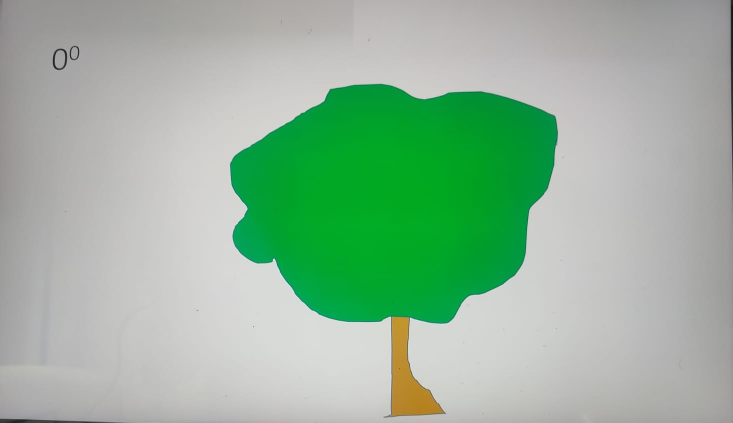
#> input picture melgabay-main/python/img/1000_1.jpg, 1466 x 845 px (shown at 1/2 size); its folder holds only this picture in this run
$ python -i contour.py   (imports and definitions only)
#> lines starting #> are read from the running program, lines starting #| are printed output that depends on the picture; after the words box and inside, x2 and y2 are one past the last pixel; in counts of white or black regions, pixels touching at a corner belong together
"""
Contour Utilities – v2b (HSV-based segmentation + overlay brightening)
--------------------------------------------------------------------------
Optional: Fixed crop (x1, y1, x2, y2) to ignore the background.
Global brightening (alpha/beta) BEFORE the HSV transition.
Configurable HSV threshold to detect the GREEN color of the plant.
Contours drawn in **green** (0, 255, 0) then saved:
contour_overlays/<basename>_full.jpg (full image brightened)
contour_overlays/<basename>_crop.jpg (crop area brightened)
"""

from __future__ import annotations
import cv2, numpy as np, os
from pathlib import Path
from typing import Tuple, Optional, Dict

# ─────────────────────────── Global Settings ───────────────────────────
OVERLAY_DIR = "contour_overlays"
# [1 line not run here, left out]

# Default parameters (modifiable on call)
DEFAULT_CROP   : Optional[Tuple[int, int, int, int]] = None  # (x1, y1, x2, y2)
DEFAULT_ALPHA  : float = 1.4   # contraste
DEFAULT_BETA   : int   = 40    # luminosity
DEFAULT_LOWER_GREEN = np.array([30, 85, 60])
DEFAULT_UPPER_GREEN = np.array([90, 255, 255])
MIN_AREA_THRESHOLD = 1500

__all__ = ["process_and_save"]

# ────────────────────────────────────────────────────────────────────────

def _segment_green(img_bgr: np.ndarray,
                   lower_green: np.ndarray,
                   upper_green: np.ndarray) -> np.ndarray:
    """Returns a binary mask of the green areas (already brightened image)."""
    hsv  = cv2.cvtColor(img_bgr, cv2.COLOR_BGR2HSV)
    mask = cv2.inRange(hsv, lower_green, upper_green)

    kernel = np.ones((5, 5), np.uint8)
    mask   = cv2.morphologyEx(mask, cv2.MORPH_OPEN, kernel)
    mask   = cv2.morphologyEx(mask, cv2.MORPH_CLOSE, kernel)
    return mask

# ────────────────────────────────────────────────────────────────────────

def process_and_save(
    img_path: str,
    *,
    crop: Optional[Tuple[int, int, int, int]] = DEFAULT_CROP,
    alpha: float = DEFAULT_ALPHA,
    beta: int   = DEFAULT_BETA,
    lower_green: np.ndarray = DEFAULT_LOWER_GREEN,
    upper_green: np.ndarray = DEFAULT_UPPER_GREEN,
) -> Dict[str, str | int]:
    """Parses `img_path`, generates two overlays and returns a summary."""
#> called with img_path = 'img/1000_1.jpg', alpha = 1.4, beta = 40, lower_green = array of shape (3,), upper_green = array of shape (3,)
    img = cv2.imread(img_path)
#> img is the input picture: shape (845, 1466, 3); mean B, G, R 156.7, 180.8, 150.5
    if img is None:
        raise FileNotFoundError(img_path)

    # ───── Brightening global ───────────────────────────────────────────
    bright = cv2.convertScaleAbs(img, alpha=alpha, beta=beta)
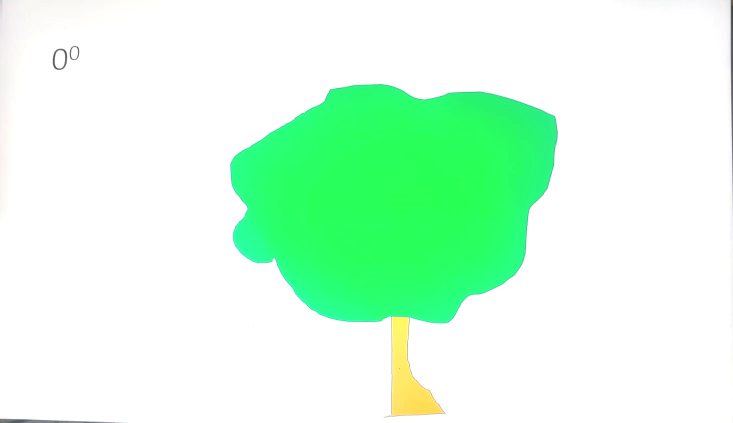
#> bright: shape (845, 1466, 3) (shown at 1/2 size); mean B, G, R 224.4, 253.9, 213.3

    # ───── Crop (optional) ────────────────────────────────────────────
    if crop:
        x1, y1, x2, y2 = crop
        cropped = bright[y1:y2, x1:x2]
    else:
        cropped = bright
        x1 = y1 = 0  # used for further reprojection

    # ───── Green mask────────────────────────────────────────────────
    mask = _segment_green(cropped, lower_green, upper_green)
#> in _segment_green, `hsv  = cv2.cvtColor(img_bgr, cv2.COLOR_BGR2HSV)`: hsv: shape (845, 1466, 3); mean H, S, V 15.9, 42.5, 254.2
#> in _segment_green, `mask = cv2.inRange(hsv, lower_green, upper_green)`:
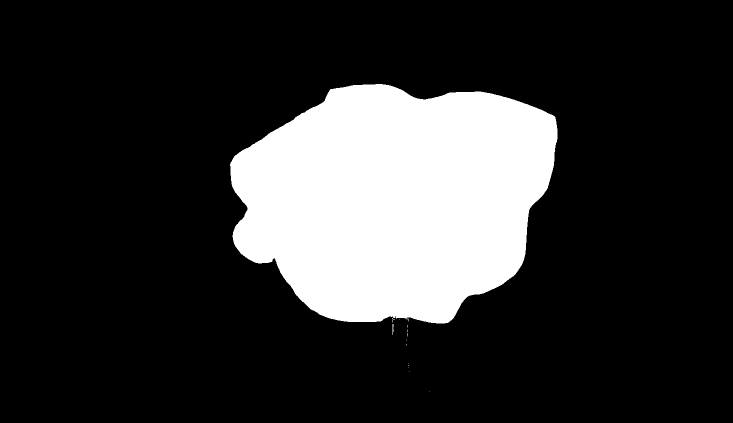
#> mask: shape (845, 1466) (shown at 1/2 size); 19.3% white; 20 white regions (18 under 20 px), largest, box (x1, y1, x2, y2) and area: (460, 168, 1115, 647) 238923, (785, 648, 786, 670) 22
#> in _segment_green, `mask   = cv2.morphologyEx(mask, cv2.MORPH_OPEN, kernel)`: mask: shape (845, 1466); 19.3% white; 1 white region, box (x1, y1, x2, y2) and area: (461, 168, 1115, 647) 238893
#> in _segment_green, `mask   = cv2.morphologyEx(mask, cv2.MORPH_CLOSE, kernel)`: mask: shape (845, 1466); 19.3% white; 1 white region

    # ───── Filtered contours ───────────────────────────────────────────
    cnts, _ = cv2.findContours(mask, cv2.RETR_EXTERNAL, cv2.CHAIN_APPROX_SIMPLE)
#> cnts = 1 contour; box (x1, y1, x2, y2) and area: (461, 168, 1115, 647) 238016
    cnts    = [c for c in cnts if cv2.contourArea(c) > MIN_AREA_THRESHOLD]
    area_px = int(sum(cv2.contourArea(c) for c in cnts))
#> area_px = 238016

    # ───── Drawing overlays (on brightened image) ─────────────────────
    crop_overlay = cropped.copy()
    cv2.drawContours(crop_overlay, cnts, -1, (0, 0, 255), 5)
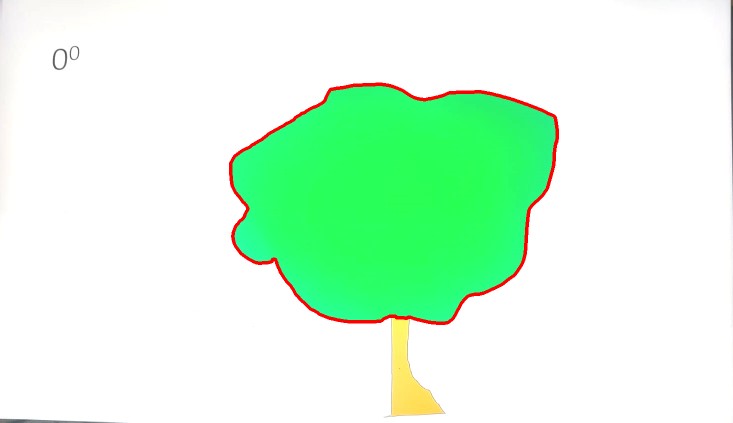
#> crop_overlay: shape (845, 1466, 3) (shown at 1/2 size); 1.03% of pixels changed, all inside (x1, y1, x2, y2) = (458, 165, 1118, 650)

    full_overlay = bright.copy()
    if crop and cnts:
        offset     = np.array([[x1, y1]])
        cnts_full  = [c + offset for c in cnts]
        cv2.drawContours(full_overlay, cnts_full, -1, (0, 0, 255), 5)
    else:
        cv2.drawContours(full_overlay, cnts, -1, (0, 0, 255), 5)

    # ───── Save file ────────────────────────────────────────
    base       = os.path.splitext(os.path.basename(img_path))[0]
    crop_out   = os.path.join(OVERLAY_DIR, f"{base}_crop.jpg")
    full_out   = os.path.join(OVERLAY_DIR, f"{base}_full.jpg")

    cv2.imwrite(crop_out, crop_overlay)
    cv2.imwrite(full_out, full_overlay)

    return {
        "original"    : os.path.basename(img_path),
        "overlay_crop": crop_out,
        "overlay_full": full_out,
        "area_px"     : area_px,
    }

>>> result = process_and_save('img/1000_1.jpg')
#> result = {'original': '1000_1.jpg', 'overlay_crop': 'contour_overlays/1000_1_crop.jpg', 'overlay_full': 'contour_overlays/1000_1_full.jpg', 'area_px': 238016}

$ run again, on melgabay-main/python/img/1000_2.jpg
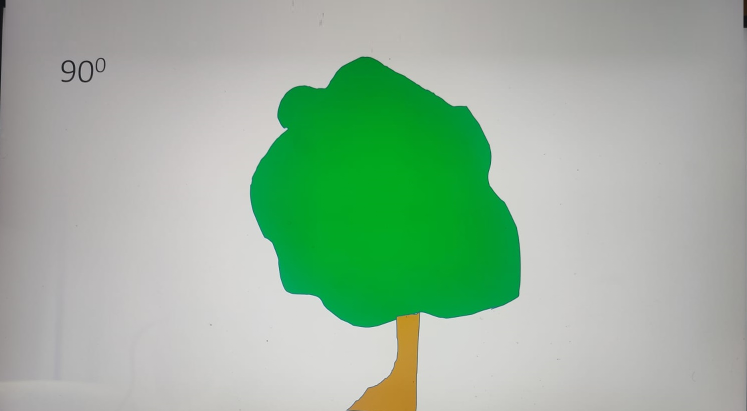
#> input picture melgabay-main/python/img/1000_2.jpg, 1494 x 822 px (shown at 1/2 size)
#> in process_and_save, img is the input picture: shape (822, 1494, 3); mean B, G, R 156.6, 178.9, 152.9
#> hsv: shape (822, 1494, 3); mean H, S, V 16.6, 38.5, 253.7
#> in _segment_green, `mask = cv2.inRange(hsv, lower_green, upper_green)`:
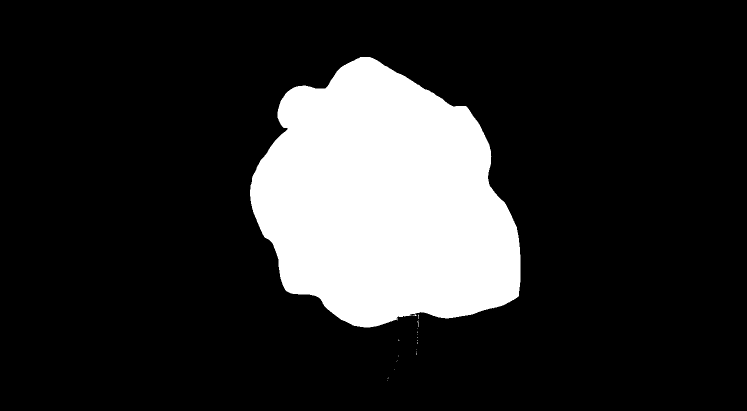
#> mask: shape (822, 1494) (shown at 1/2 size); 17.2% white; 23 white regions (22 under 20 px), largest, box (x1, y1, x2, y2) and area: (500, 114, 1041, 655) 211499
#> cnts = 1 contour; box (x1, y1, x2, y2) and area: (500, 114, 1041, 655) 210676
#> area_px = 210675
#> in process_and_save, `cv2.drawContours(crop_overlay, cnts, -1, (0, 0, 255), 5)`:
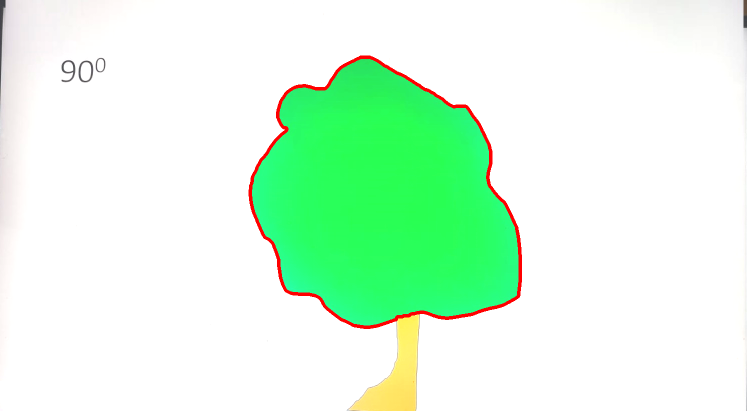
#> crop_overlay: shape (822, 1494, 3) (shown at 1/2 size); mean B, G, R 224, 250.9, 218.3
#> result = {'original': '1000_2.jpg', 'overlay_crop': 'contour_overlays/1000_2_crop.jpg', 'overlay_full': 'contour_overlays/1000_2_full.jpg', 'area_px': 210675}

$ run again, on melgabay-main/python/img/1001_2.jpg
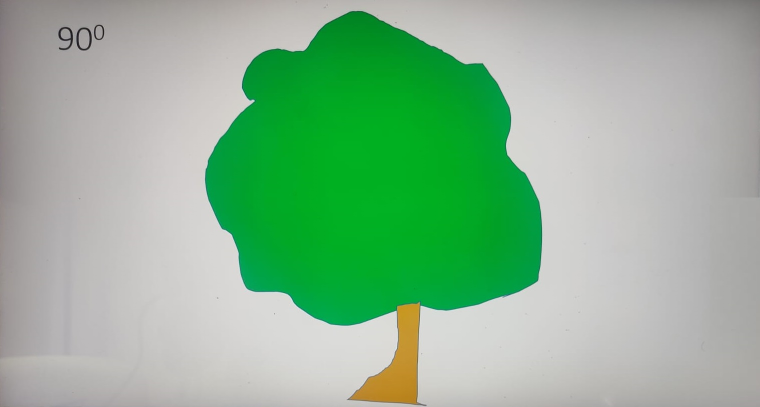
#> input picture melgabay-main/python/img/1001_2.jpg, 1519 x 813 px (shown at 1/2 size)
#> in process_and_save, img is the input picture: shape (813, 1519, 3); mean B, G, R 147.8, 180.4, 141.2
#> hsv: shape (813, 1519, 3); mean H, S, V 19.3, 55.2, 253.9
#> in _segment_green, `mask   = cv2.morphologyEx(mask, cv2.MORPH_CLOSE, kernel)`:
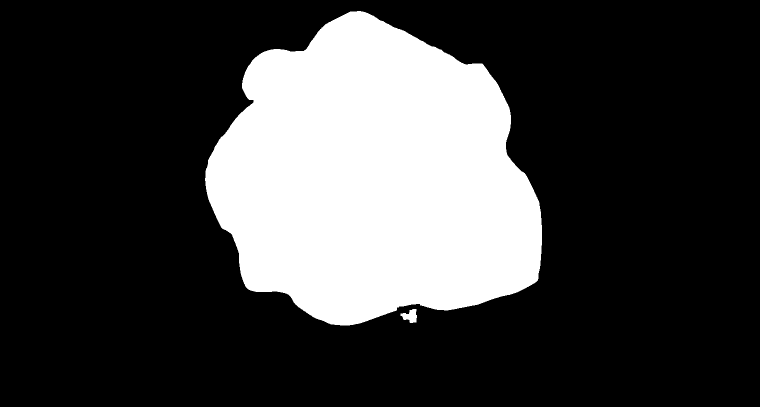
#> mask: shape (813, 1519) (shown at 1/2 size); 25% white; 2 white regions
#> in process_and_save, `cnts, _ = cv2.findContours(mask, cv2.RETR_EXTERNAL, cv2.CHAIN_APPROX_S..`: cnts = 2 contours; box (x1, y1, x2, y2) and area: (410, 22, 1084, 651) 307240, (801, 618, 834, 646) 510
#> in process_and_save, `cnts    = [c for c in cnts if cv2.contourArea(c) > MIN_AREA_THRESHOLD]`: cnts = 1 contour; box (x1, y1, x2, y2) and area: (410, 22, 1084, 651) 307240
#> area_px = 307240
#> in process_and_save, `cv2.drawContours(crop_overlay, cnts, -1, (0, 0, 255), 5)`:
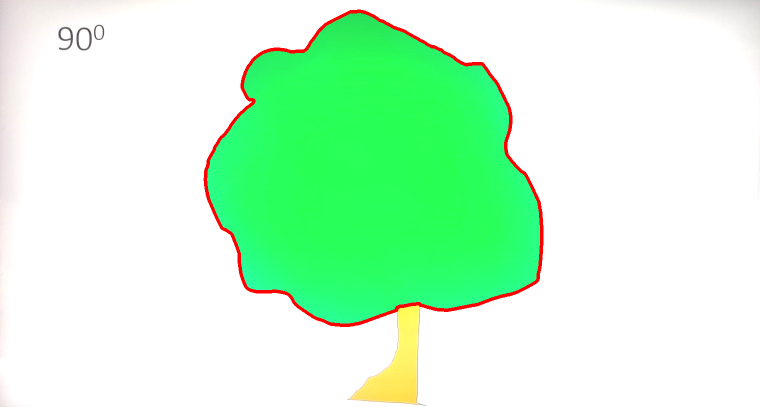
#> crop_overlay: shape (813, 1519, 3) (shown at 1/2 size); mean B, G, R 211.6, 250.7, 202.2
#> result = {'original': '1001_2.jpg', 'overlay_crop': 'contour_overlays/1001_2_crop.jpg', 'overlay_full': 'contour_overlays/1001_2_full.jpg', 'area_px': 307240}
